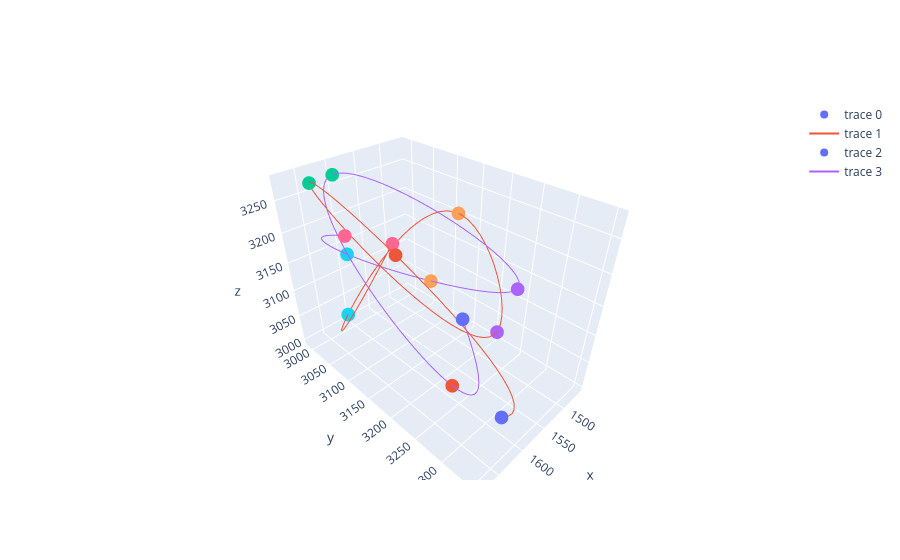

Notebook code cell kept with this figure:
### Markdown cell above
We can visualize the aligned traces by their index in the pair matrix.

### Code cell
tr.plot_paired_traces(pairs, 466)
